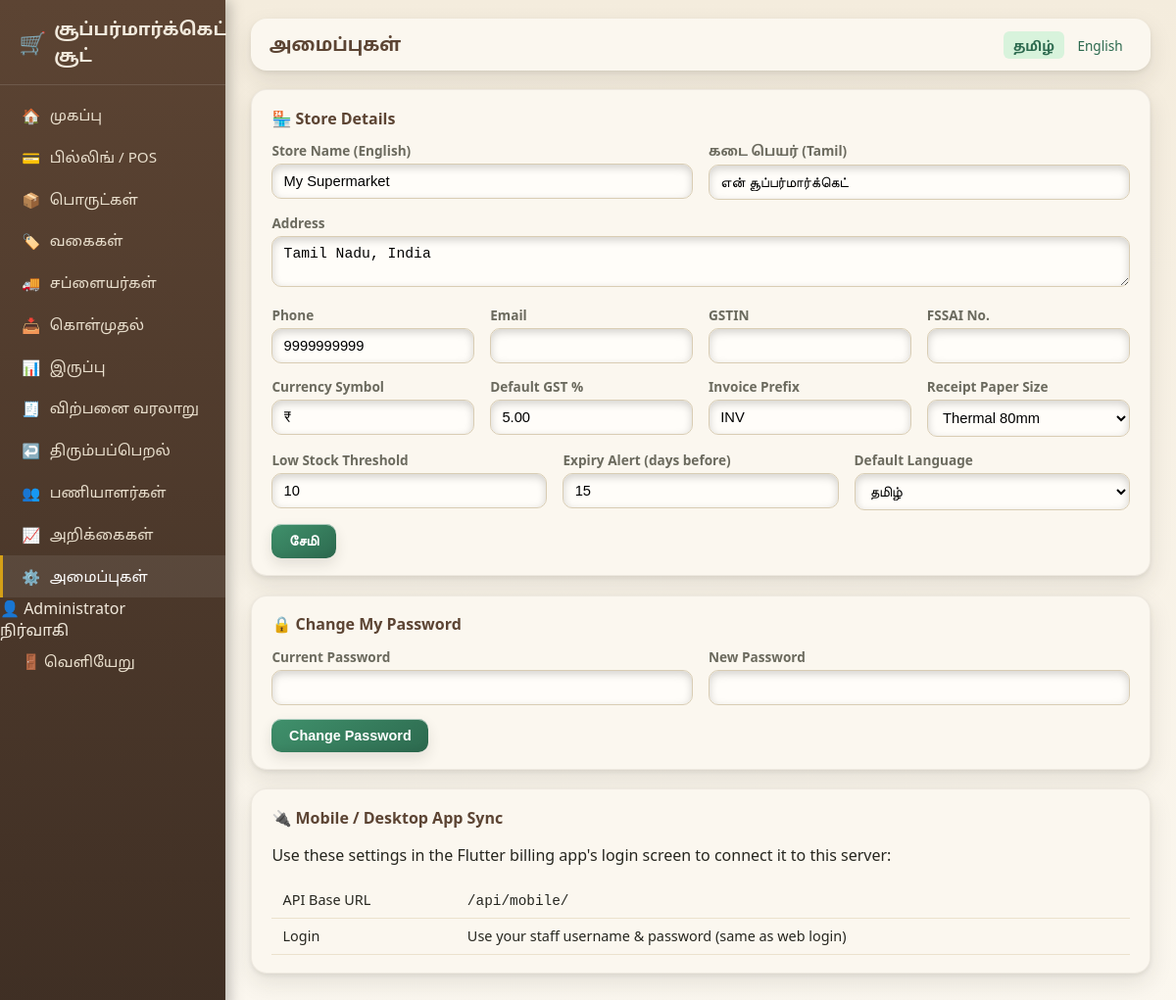
The page /settings.php (signed in) on the database its author committed.
### tables this page shows
CREATE TABLE IF NOT EXISTS store_settings (
    id INT AUTO_INCREMENT PRIMARY KEY,
    store_name VARCHAR(150) NOT NULL DEFAULT 'My Supermarket',
    store_name_ta VARCHAR(150) DEFAULT NULL,
    address TEXT,
    phone VARCHAR(20),
    email VARCHAR(100),
    gstin VARCHAR(20) DEFAULT NULL,
    fssai_no VARCHAR(20) DEFAULT NULL,
    logo_path VARCHAR(255) DEFAULT NULL,
    currency_symbol VARCHAR(5) DEFAULT '₹',
    default_tax_percent DECIMAL(5,2) DEFAULT 0.00,
    invoice_prefix VARCHAR(10) DEFAULT 'INV',
    invoice_next_number INT DEFAULT 1,
    receipt_paper_size ENUM('thermal80','a4') DEFAULT 'thermal80',
    low_stock_threshold INT DEFAULT 10,
    expiry_alert_days INT DEFAULT 15,
    default_language ENUM('ta','en') DEFAULT 'ta',
    created_at DATETIME DEFAULT CURRENT_TIMESTAMP,
    updated_at DATETIME DEFAULT CURRENT_TIMESTAMP ON UPDATE CURRENT_TIMESTAMP
);

### config/db.php (called while the page is built, shortened)
<?php
function db(): PDO
{
    static $pdo = null;
    if ($pdo === null) {
        try {
            $dsn = 'mysql:host=' . DB_HOST . ';dbname=' . DB_NAME . ';charset=utf8mb4';
            $pdo = new PDO($dsn, DB_USER, DB_PASS, [
                PDO::ATTR_ERRMODE            => PDO::ERRMODE_EXCEPTION,
                PDO::ATTR_DEFAULT_FETCH_MODE => PDO::FETCH_ASSOC,
                PDO::ATTR_EMULATE_PREPARES   => false,
            ]);
        } catch (PDOException $e) {
            http_response_code(500);
            die('Database connection failed. Please check config/db.php credentials. (' . htmlspecialchars($e->getMessage()) . ')');
        }
    }
    return $pdo;
}

### includes/functions.php (called while the page is built, shortened)
<?php
function get_setting(): array
{
    static $settings = null;
    if ($settings === null) {
        $stmt = db()->query("SELECT * FROM store_settings LIMIT 1");
        $settings = $stmt->fetch() ?: [];
    }
    return $settings;
}
function load_lang(): array
{
    static $lang = null;
    if ($lang === null) {
        $code = $_SESSION['lang'] ?? (get_setting()['default_language'] ?? 'ta');
        $file = __DIR__ . '/../lang/' . $code . '.json';
        $lang = json_decode(file_get_contents($file), true) ?: [];
    }
    return $lang;
}
function t(string $key): string
{
    $lang = load_lang();
    return $lang[$key] ?? $key;
}
function e(?string $val): string
{
    return htmlspecialchars($val ?? '', ENT_QUOTES, 'UTF-8');
}

### includes/auth.php (called while the page is built, shortened)
<?php
require_once __DIR__ . '/../config/db.php';
function base_url(string $path = ''): string
{
    $base = defined('APP_BASE_URL') ? APP_BASE_URL : '';
    return rtrim($base, '/') . '/' . ltrim($path, '/');
}

### settings.php (the view, shortened to what this page needs)
<?php
require_once __DIR__ . '/includes/functions.php';
require_once __DIR__ . '/includes/auth.php';
$s = get_setting();
require_once __DIR__ . '/includes/header.php';
?>
<div class="card">
  <div class="card-title">🏪 Store Details</div>
  <form method="post">
    <div class="form-row">
      <div><label>Store Name (English)</label><input type="text" name="store_name" value="<?= e($s['store_name']) ?>"></div>
      <div><label>கடை பெயர் (Tamil)</label><input type="text" name="store_name_ta" value="<?= e($s['store_name_ta']) ?>"></div>
    </div>
    <label>Address</label><textarea name="address" rows="2"><?= e($s['address']) ?></textarea>
    <div class="form-row">
      <div><label>Phone</label><input type="text" name="phone" value="<?= e($s['phone']) ?>"></div>
      <div><label>Email</label><input type="email" name="email" value="<?= e($s['email']) ?>"></div>
      <div><label>GSTIN</label><input type="text" name="gstin" value="<?= e($s['gstin']) ?>"></div>
      <div><label>FSSAI No.</label><input type="text" name="fssai_no" value="<?= e($s['fssai_no']) ?>"></div>
    </div>
    <div class="form-row">
      <div><label>Currency Symbol</label><input type="text" name="currency_symbol" value="<?= e($s['currency_symbol']) ?>"></div>
      <div><label>Default GST %</label><input type="number" step="0.01" name="default_tax_percent" value="<?= e($s['default_tax_percent']) ?>"></div>
      <div><label>Invoice Prefix</label><input type="text" name="invoice_prefix" value="<?= e($s['invoice_prefix']) ?>"></div>
      <div><label>Receipt Paper Size</label><select name="receipt_paper_size">
          <option value="thermal80" <?= $s['receipt_paper_size']==='thermal80'?'selected':'' ?>>Thermal 80mm</option>
        </select></div>
    </div>
    <div class="form-row">
      <div><label>Low Stock Threshold</label><input type="number" name="low_stock_threshold" value="<?= e($s['low_stock_threshold']) ?>"></div>
      <div><label>Expiry Alert (days before)</label><input type="number" name="expiry_alert_days" value="<?= e($s['expiry_alert_days']) ?>"></div>
      <div><label>Default Language</label><select name="default_language">
          <option value="ta" <?= $s['default_language']==='ta'?'selected':'' ?>>தமிழ்</option>
        </select></div>
    </div>
    <button class="btn btn-primary" type="submit"><?= e(t('save')) ?></button>
  </form>
</div>
<div class="card">
  <div class="card-title">🔒 Change My Password</div>
  <form method="post">
    <div class="form-row">
      <div><label>Current Password</label><input type="password" name="current_password" required></div>
      <div><label>New Password</label><input type="password" name="new_password" required minlength="6"></div>
    </div>
    <button class="btn btn-primary" type="submit">Change Password</button>
  </form>
</div>
<div class="card">
  <div class="card-title">🔌 Mobile / Desktop App Sync</div>
  <p>Use these settings in the Flutter billing app's login screen to connect it to this server:</p>
  <table class="data-table">
    <tr><td>API Base URL</td><td><code><?= e(base_url('api/mobile/')) ?: 'https://yourdomain.com/api/mobile/' ?></code></td></tr>
    <tr><td>Login</td><td>Use your staff username & password (same as web login)</td></tr>
  </table>
</div>
<?php require_once __DIR__ . '/includes/footer.php'; ?>

### assets/css/style.css (style rules this page uses)
:root { --green-900:#1b4332; --green-700:#2d6a4f; --green-600:#40916c; --green-500:#52b788; --green-100:#d8f3dc; --wood-800:#5c4433; --wood-600:#8a6242; --cream-50:#fbf7ef; --cream-100:#f4ecdd; --gold-500:#d4a017; --red-500:#e5533d; --ink-900:#26261f; --ink-500:#6b6a5e; --radius-lg:16px; --radius-md:10px; --radius-sm:6px; --shadow-raised: 0 6px 14px rgba(38,38,31,.12), 0 1px 0 rgba(255,255,255,.6) inset, 0 -3px 6px rgba(0,0,0,.06) inset; --shadow-pressed: inset 0 3px 8px rgba(0,0,0,.18); --shadow-card: 0 10px 24px rgba(38,38,31,.10), 0 2px 4px rgba(38,38,31,.08); }
* { box-sizing:border-box; }
html,body { margin:0;padding:0; }
body { font-family:'Segoe UI', 'Noto Sans Tamil', 'Catamaran', Tahoma, sans-serif; background: linear-gradient(180deg, var(--cream-100) 0%, var(--cream-50) 100%); color:var(--ink-900); min-height:100vh; }
.card { background:var(--cream-50); border-radius: var(--radius-lg); box-shadow: var(--shadow-card); padding:1.1rem 1.3rem; margin-bottom:1.2rem; border:1px solid rgba(92,68,51,.08); }
.card-title { font-weight:700; color:var(--wood-800); margin-bottom:.8rem; display:flex; justify-content:space-between; align-items:center; }
.btn { display:inline-flex; align-items:center; gap:.4rem; border:none; border-radius:var(--radius-md); padding:.55rem 1.1rem; font-size:.9rem; font-weight:600; cursor:pointer; box-shadow: var(--shadow-raised); background: linear-gradient(145deg,#fff,#efe7d6); color:var(--ink-900); transition: transform .05s ease; }
.btn-primary { background: linear-gradient(145deg, var(--green-600), var(--green-700)); color:#fff; }
label { font-size:.85rem; font-weight:600; color:var(--ink-500); display:block; margin-bottom:.25rem; }
input[type=text],input[type=password],input[type=number],input[type=date],input[type=search], input[type=email],input[type=tel],select,textarea { width:100%; padding:.55rem .7rem; border-radius:var(--radius-md); border:1px solid #d9cdb4; background:#fffdf9; box-shadow: var(--shadow-pressed); font-size:.92rem; margin-bottom:.9rem; }
.form-row { display:flex; gap:1rem; flex-wrap:wrap; }
.form-row > div { flex:1; min-width:180px; }
table.data-table { width:100%; border-collapse:collapse; font-size:.9rem; }
table.data-table td { padding:.55rem .7rem; border-bottom:1px solid #ece2cd; }

### rows shown on the page
store_settings: store_name "My Supermarket", store_name_ta "என் சூப்பர்மார்க்கெட்", address "Tamil Nadu, India", phone "9999999999", currency_symbol "₹", default_tax_percent "5.00", invoice_prefix "INV", receipt_paper_size "Thermal 80mm", low_stock_threshold "10", expiry_alert_days "15", default_language "தமிழ்"

### other values the page prints
t('app_name') "சூப்பர்மார்க்கெட் சூட்"
$icon "🏠"
$label "முகப்பு"
$icon "💳"
$label "பில்லிங் / POS"
$icon "📦"
$label "பொருட்கள்"
$icon "🏷️"
$label "வகைகள்"
$icon "🚚"
$label "சப்ளையர்கள்"
$icon "📥"
$label "கொள்முதல்"
$icon "📊"
$label "இருப்பு"
